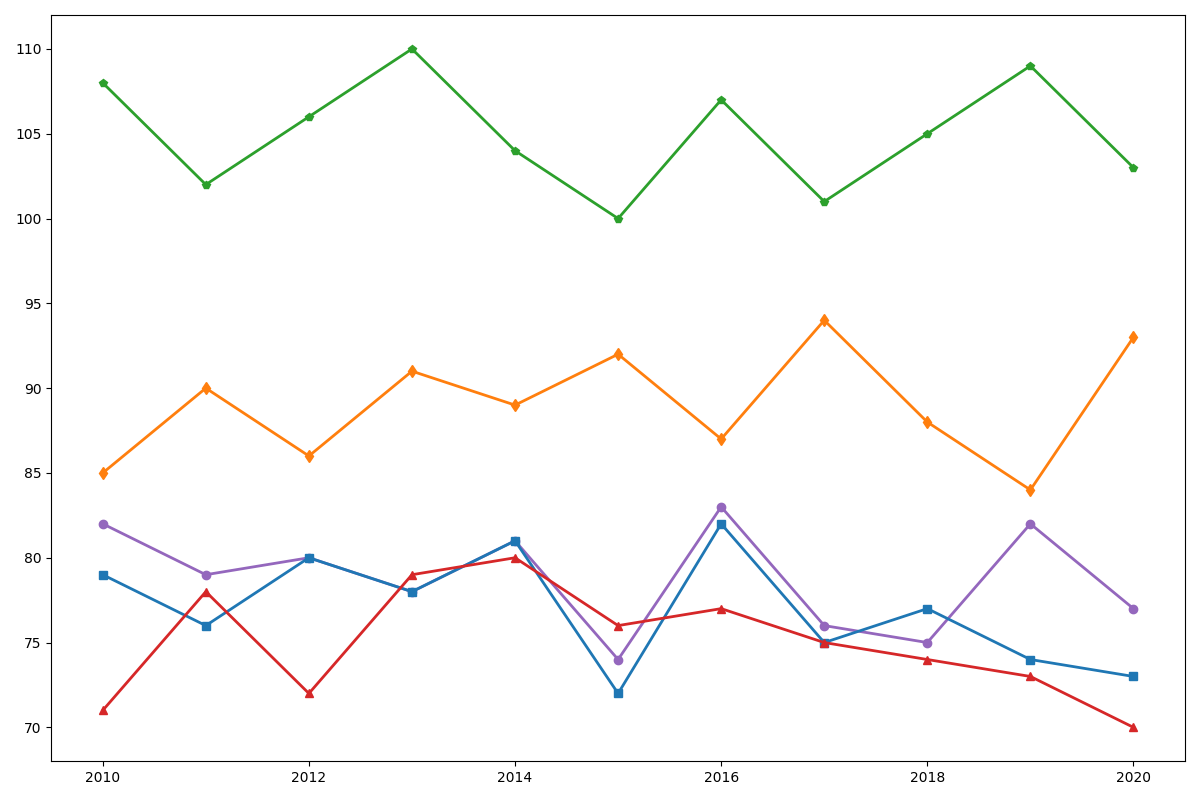

Source code (Python):
import matplotlib.pyplot as plt
import numpy as np

# Years
years = np.arange(2010, 2021)

# Average temperatures in Fahrenheit (altered data)
ny_temps = [82, 79, 80, 78, 81, 74, 83, 76, 75, 82, 77]
la_temps = [79, 76, 80, 78, 81, 72, 82, 75, 77, 74, 73]
chi_temps = [71, 78, 72, 79, 80, 76, 77, 75, 74, 73, 70]
hou_temps = [85, 90, 86, 91, 89, 92, 87, 94, 88, 84, 93]
phx_temps = [108, 102, 106, 110, 104, 100, 107, 101, 105, 109, 103]

# Create the figure and axis
fig, ax = plt.subplots(figsize=(12, 8))

# Plot the temperature trends without any labels or annotations
ax.plot(years, ny_temps, marker='o', color='#9467bd', linewidth=2)
ax.plot(years, la_temps, marker='s', color='#1f77b4', linewidth=2)
ax.plot(years, chi_temps, marker='^', color='#d62728', linewidth=2)
ax.plot(years, hou_temps, marker='d', color='#ff7f0e', linewidth=2)
ax.plot(years, phx_temps, marker='p', color='#2ca02c', linewidth=2)

# Automatically adjust layout to avoid overlap
plt.tight_layout()

# Display the chart
plt.show()
